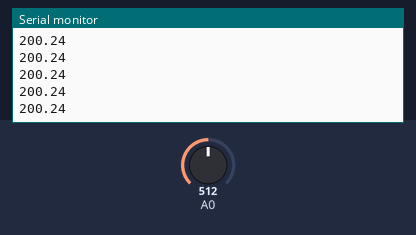
This sketch was run on a simulated Arduino Uno, built with avr-gcc and run on an emulated ATmega328P. On the bench: the last lines printed to the serial monitor. The test bench sets the inputs (shaded band); at power-on: A0 = 512.

Above: at 1.2 s.
1.3 s: A0 set to 716
At 2.3 s:
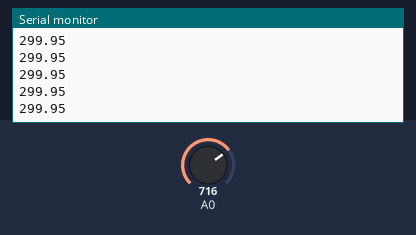
2.8 s: A0 set to 900
At 3.8 s:
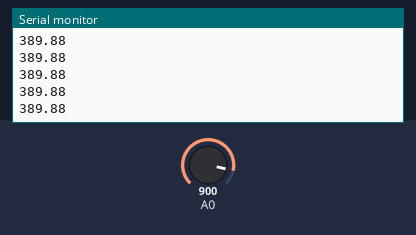
Timing chart, 0 to 5.8 s (numbered marks = the images above; inputs shaded):
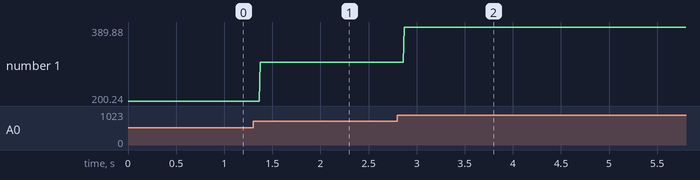

Measured:
- after the input at 1.3 s, the serial monitor: prints a new line after 0.07 s (image 1)
- after the input at 2.8 s, the serial monitor: prints a new line after 0.07 s (image 2)
- plotted number 1: 200.24 → 299.95 after the input at 1.3 s, 299.95 → 389.88 after the input at 2.8 s

The sketch:

thermometer_using_temperature_sensor1__1_.ino
```cpp
void setup()
{
  pinMode(A0,INPUT);
  Serial.begin(9600);
}
void loop()
{
  int a = analogRead(A0);
  float K =(float)a/1023;
  float temp = (K*500)-50;
  Serial.println(temp);


}
```
